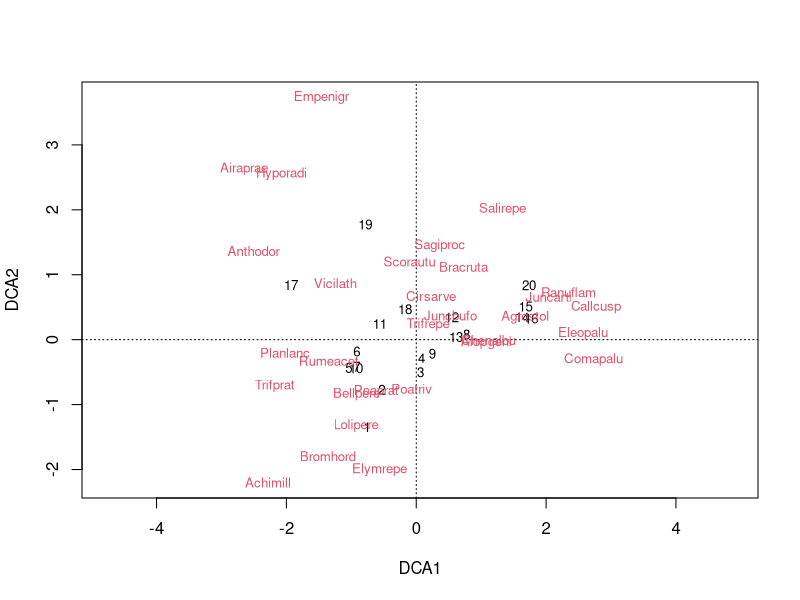

Generate this figure with R:
# Code for multivariate analysis of species x plot data in communities

# install.packages("vegan")
library(vegan)

data(dune)

# Dataset
dune
head(dune)
View(dune)

# Analysis
multivar <- decorana(dune)
multivar

# Axis length
dca1 = 3.7004
dca2 = 3.1166
dca3 = 1.30055
dca4 = 1.47888

total = dca1 + dca2 + dca3 + dca4

# Proportions
prop1 = dca1/total
prop2 = dca2/total
prop3 = dca3/total
prop4 = dca4/total

# Percentages
perc1 = prop1*100
perc2 = prop2*100
perc3 = prop3*100
perc4 = prop4*100

# Whole amount of variability (%)
perc1 + perc2
# The first two axes explain 715 of variability

plot(multivar)
